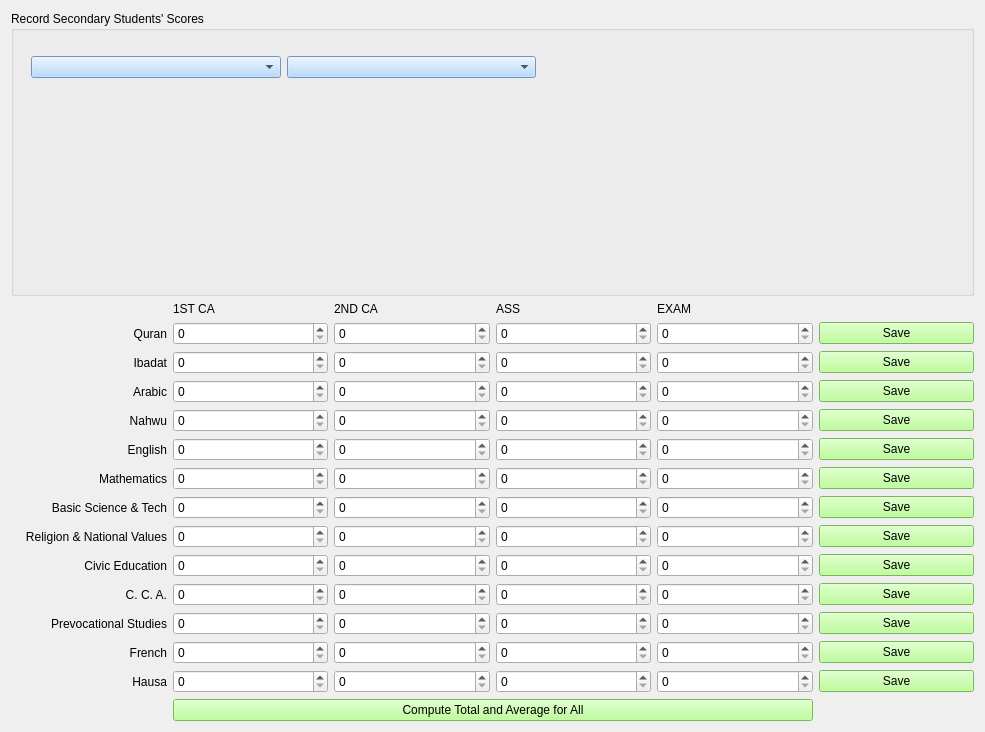
<?xml version="1.0" encoding="UTF-8"?>
<ui version="4.0">
 <class>SecScoreRecForm</class>
 <widget class="QWidget" name="SecScoreRecForm">
  <property name="geometry">
   <rect>
    <x>0</x>
    <y>0</y>
    <width>985</width>
    <height>732</height>
   </rect>
  </property>
  <property name="windowTitle">
   <string>Secondary Scores (First Term)</string>
  </property>
  <property name="windowIcon">
   <iconset>
    <normaloff>score_icon.png</normaloff>score_icon.png</iconset>
  </property>
  <property name="styleSheet">
   <string notr="true">font: 12pt &quot;MS Shell Dlg 2&quot;;

QPushButton{
background-color: rgb(170, 255, 127);
}
</string>
  </property>
  <layout class="QHBoxLayout" name="horizontalLayout_2">
   <item>
    <layout class="QVBoxLayout" name="verticalLayout">
     <item>
      <widget class="QGroupBox" name="groupBox">
       <property name="styleSheet">
        <string notr="true">QComboBox{
background-color: rgb(165, 209, 255);
}</string>
       </property>
       <property name="title">
        <string>Record Secondary Students' Scores</string>
       </property>
       <widget class="QWidget" name="layoutWidget">
        <property name="geometry">
         <rect>
          <x>20</x>
          <y>40</y>
          <width>761</width>
          <height>32</height>
         </rect>
        </property>
        <layout class="QHBoxLayout" name="horizontalLayout">
         <item>
          <widget class="QComboBox" name="class_comboBox"/>
         </item>
         <item>
          <widget class="QComboBox" name="stud_adm_no_comboBox"/>
         </item>
         <item>
          <widget class="QLabel" name="name_label">
           <property name="styleSheet">
            <string notr="true">QComboBox{
background-color: rgb(166, 180, 255);
}</string>
           </property>
           <property name="text">
            <string/>
           </property>
          </widget>
         </item>
        </layout>
       </widget>
      </widget>
     </item>
     <item>
      <layout class="QGridLayout" name="gridLayout">
       <item row="7" column="5">
        <widget class="QPushButton" name="bas_sc_score_btn">
         <property name="styleSheet">
          <string notr="true">background-color: rgb(170, 255, 127);</string>
         </property>
         <property name="text">
          <string>Save</string>
         </property>
        </widget>
       </item>
       <item row="7" column="4">
        <widget class="QDoubleSpinBox" name="bas_sc_exam_spin">
         <property name="decimals">
          <number>0</number>
         </property>
        </widget>
       </item>
       <item row="5" column="5">
        <widget class="QPushButton" name="eng_score_btn">
         <property name="styleSheet">
          <string notr="true">background-color: rgb(170, 255, 127);</string>
         </property>
         <property name="text">
          <string>Save</string>
         </property>
        </widget>
       </item>
       <item row="1" column="2">
        <widget class="QDoubleSpinBox" name="qur_c2_spin">
         <property name="decimals">
          <number>0</number>
         </property>
        </widget>
       </item>
       <item row="0" column="2">
        <widget class="QLabel" name="label_5">
         <property name="text">
          <string>2ND CA</string>
         </property>
        </widget>
       </item>
       <item row="2" column="2">
        <widget class="QDoubleSpinBox" name="ibadat_c2_spin">
         <property name="decimals">
          <number>0</number>
         </property>
        </widget>
       </item>
       <item row="6" column="5">
        <widget class="QPushButton" name="math_score_btn">
         <property name="styleSheet">
          <string notr="true">background-color: rgb(170, 255, 127);</string>
         </property>
         <property name="text">
          <string>Save</string>
         </property>
        </widget>
       </item>
       <item row="4" column="4">
        <widget class="QDoubleSpinBox" name="nahwu_exam_spin">
         <property name="decimals">
          <number>0</number>
         </property>
        </widget>
       </item>
       <item row="6" column="2">
        <widget class="QDoubleSpinBox" name="math_c2_spin">
         <property name="decimals">
          <number>0</number>
         </property>
        </widget>
       </item>
       <item row="6" column="4">
        <widget class="QDoubleSpinBox" name="math_exam_spin">
         <property name="decimals">
          <number>0</number>
         </property>
        </widget>
       </item>
       <item row="1" column="4">
        <widget class="QDoubleSpinBox" name="qur_exam_spin">
         <property name="decimals">
          <number>0</number>
         </property>
        </widget>
       </item>
       <item row="3" column="3">
        <widget class="QDoubleSpinBox" name="arabic1_ass_spin">
         <property name="decimals">
          <number>0</number>
         </property>
        </widget>
       </item>
       <item row="0" column="4">
        <widget class="QLabel" name="label_4">
         <property name="text">
          <string>EXAM</string>
         </property>
        </widget>
       </item>
       <item row="1" column="3">
        <widget class="QDoubleSpinBox" name="qur_ass_spin">
         <property name="decimals">
          <number>0</number>
         </property>
        </widget>
       </item>
       <item row="2" column="0">
        <widget class="QLabel" name="label_2">
         <property name="text">
          <string>Ibadat</string>
         </property>
         <property name="alignment">
          <set>Qt::AlignRight|Qt::AlignTrailing|Qt::AlignVCenter</set>
         </property>
        </widget>
       </item>
       <item row="2" column="1">
        <widget class="QDoubleSpinBox" name="ibadat_c1_spin">
         <property name="decimals">
          <number>0</number>
         </property>
        </widget>
       </item>
       <item row="6" column="1">
        <widget class="QDoubleSpinBox" name="math_c1_spin">
         <property name="decimals">
          <number>0</number>
         </property>
        </widget>
       </item>
       <item row="3" column="0">
        <widget class="QLabel" name="label_3">
         <property name="text">
          <string>Arabic</string>
         </property>
         <property name="alignment">
          <set>Qt::AlignRight|Qt::AlignTrailing|Qt::AlignVCenter</set>
         </property>
        </widget>
       </item>
       <item row="0" column="3">
        <widget class="QLabel" name="label_7">
         <property name="text">
          <string>ASS</string>
         </property>
        </widget>
       </item>
       <item row="0" column="1">
        <widget class="QLabel" name="label_6">
         <property name="text">
          <string>1ST CA</string>
         </property>
        </widget>
       </item>
       <item row="10" column="4">
        <widget class="QDoubleSpinBox" name="cca_exam_spin">
         <property name="decimals">
          <number>0</number>
         </property>
        </widget>
       </item>
       <item row="3" column="1">
        <widget class="QDoubleSpinBox" name="arabic1_c1_spin">
         <property name="decimals">
          <number>0</number>
         </property>
        </widget>
       </item>
       <item row="3" column="4">
        <widget class="QDoubleSpinBox" name="arabic1_exam_spin">
         <property name="decimals">
          <number>0</number>
         </property>
        </widget>
       </item>
       <item row="2" column="5">
        <widget class="QPushButton" name="ibadat_score_btn">
         <property name="styleSheet">
          <string notr="true">background-color: rgb(170, 255, 127);</string>
         </property>
         <property name="text">
          <string>Save</string>
         </property>
        </widget>
       </item>
       <item row="4" column="0">
        <widget class="QLabel" name="label_8">
         <property name="text">
          <string>Nahwu</string>
         </property>
         <property name="alignment">
          <set>Qt::AlignRight|Qt::AlignTrailing|Qt::AlignVCenter</set>
         </property>
        </widget>
       </item>
       <item row="1" column="5">
        <widget class="QPushButton" name="qur_score_btn">
         <property name="styleSheet">
          <string notr="true">background-color: rgb(170, 255, 127);</string>
         </property>
         <property name="text">
          <string>Save</string>
         </property>
        </widget>
       </item>
       <item row="10" column="1">
        <widget class="QDoubleSpinBox" name="cca_c1_spin">
         <property name="decimals">
          <number>0</number>
         </property>
        </widget>
       </item>
       <item row="4" column="2">
        <widget class="QDoubleSpinBox" name="nahwu_c2_spin">
         <property name="decimals">
          <number>0</number>
         </property>
        </widget>
       </item>
       <item row="3" column="2">
        <widget class="QDoubleSpinBox" name="arabic1_c2_spin">
         <property name="decimals">
          <number>0</number>
         </property>
        </widget>
       </item>
       <item row="1" column="0">
        <widget class="QLabel" name="label">
         <property name="text">
          <string>Quran</string>
         </property>
         <property name="alignment">
          <set>Qt::AlignRight|Qt::AlignTrailing|Qt::AlignVCenter</set>
         </property>
        </widget>
       </item>
       <item row="6" column="3">
        <widget class="QDoubleSpinBox" name="math_ass_spin">
         <property name="decimals">
          <number>0</number>
         </property>
        </widget>
       </item>
       <item row="4" column="3">
        <widget class="QDoubleSpinBox" name="nahwu_ass_spin">
         <property name="decimals">
          <number>0</number>
         </property>
        </widget>
       </item>
       <item row="10" column="2">
        <widget class="QDoubleSpinBox" name="cca_c2_spin">
         <property name="decimals">
          <number>0</number>
         </property>
        </widget>
       </item>
       <item row="2" column="4">
        <widget class="QDoubleSpinBox" name="ibadat_exam_spin">
         <property name="decimals">
          <number>0</number>
         </property>
        </widget>
       </item>
       <item row="10" column="0">
        <widget class="QLabel" name="label_22">
         <property name="text">
          <string>C. C. A.</string>
         </property>
         <property name="alignment">
          <set>Qt::AlignRight|Qt::AlignTrailing|Qt::AlignVCenter</set>
         </property>
        </widget>
       </item>
       <item row="10" column="3">
        <widget class="QDoubleSpinBox" name="cca_ass_spin">
         <property name="decimals">
          <number>0</number>
         </property>
        </widget>
       </item>
       <item row="2" column="3">
        <widget class="QDoubleSpinBox" name="ibadat_ass_spin">
         <property name="decimals">
          <number>0</number>
         </property>
        </widget>
       </item>
       <item row="6" column="0">
        <widget class="QLabel" name="label_20">
         <property name="text">
          <string>Mathematics</string>
         </property>
         <property name="alignment">
          <set>Qt::AlignRight|Qt::AlignTrailing|Qt::AlignVCenter</set>
         </property>
        </widget>
       </item>
       <item row="14" column="3">
        <widget class="QDoubleSpinBox" name="prevoc_ass_spin">
         <property name="decimals">
          <number>0</number>
         </property>
        </widget>
       </item>
       <item row="16" column="2">
        <widget class="QDoubleSpinBox" name="hausa_c2_spin">
         <property name="decimals">
          <number>0</number>
         </property>
        </widget>
       </item>
       <item row="14" column="5">
        <widget class="QPushButton" name="prevoc_score_btn">
         <property name="styleSheet">
          <string notr="true">background-color: rgb(170, 255, 127);</string>
         </property>
         <property name="text">
          <string>Save</string>
         </property>
        </widget>
       </item>
       <item row="16" column="0">
        <widget class="QLabel" name="label_18">
         <property name="text">
          <string>Hausa</string>
         </property>
         <property name="alignment">
          <set>Qt::AlignRight|Qt::AlignTrailing|Qt::AlignVCenter</set>
         </property>
        </widget>
       </item>
       <item row="14" column="0">
        <widget class="QLabel" name="label_17">
         <property name="text">
          <string>Prevocational Studies</string>
         </property>
         <property name="alignment">
          <set>Qt::AlignRight|Qt::AlignTrailing|Qt::AlignVCenter</set>
         </property>
        </widget>
       </item>
       <item row="4" column="1">
        <widget class="QDoubleSpinBox" name="nahwu_c1_spin">
         <property name="decimals">
          <number>0</number>
         </property>
        </widget>
       </item>
       <item row="1" column="1">
        <widget class="QDoubleSpinBox" name="qur_c1_spin">
         <property name="decimals">
          <number>0</number>
         </property>
        </widget>
       </item>
       <item row="14" column="1">
        <widget class="QDoubleSpinBox" name="prevoc_c1_spin">
         <property name="decimals">
          <number>0</number>
         </property>
        </widget>
       </item>
       <item row="4" column="5">
        <widget class="QPushButton" name="nahwu_score_btn">
         <property name="styleSheet">
          <string notr="true">background-color: rgb(170, 255, 127);</string>
         </property>
         <property name="text">
          <string>Save</string>
         </property>
        </widget>
       </item>
       <item row="16" column="3">
        <widget class="QDoubleSpinBox" name="hausa_ass_spin">
         <property name="decimals">
          <number>0</number>
         </property>
        </widget>
       </item>
       <item row="3" column="5">
        <widget class="QPushButton" name="arabic1_score_btn">
         <property name="styleSheet">
          <string notr="true">background-color: rgb(170, 255, 127);</string>
         </property>
         <property name="text">
          <string>Save</string>
         </property>
        </widget>
       </item>
       <item row="10" column="5">
        <widget class="QPushButton" name="cca_score_btn">
         <property name="styleSheet">
          <string notr="true">background-color: rgb(170, 255, 127);</string>
         </property>
         <property name="text">
          <string>Save</string>
         </property>
        </widget>
       </item>
       <item row="14" column="4">
        <widget class="QDoubleSpinBox" name="prevoc_exam_spin">
         <property name="decimals">
          <number>0</number>
         </property>
        </widget>
       </item>
       <item row="18" column="1" colspan="4">
        <widget class="QPushButton" name="tot_avg_btn">
         <property name="styleSheet">
          <string notr="true">background-color: rgb(170, 255, 127);
</string>
         </property>
         <property name="text">
          <string>Compute Total and Average for All</string>
         </property>
        </widget>
       </item>
       <item row="16" column="5">
        <widget class="QPushButton" name="hausa_score_btn">
         <property name="styleSheet">
          <string notr="true">background-color: rgb(170, 255, 127);</string>
         </property>
         <property name="text">
          <string>Save</string>
         </property>
        </widget>
       </item>
       <item row="14" column="2">
        <widget class="QDoubleSpinBox" name="prevoc_c2_spin">
         <property name="decimals">
          <number>0</number>
         </property>
        </widget>
       </item>
       <item row="16" column="1">
        <widget class="QDoubleSpinBox" name="hausa_c1_spin">
         <property name="decimals">
          <number>0</number>
         </property>
        </widget>
       </item>
       <item row="16" column="4">
        <widget class="QDoubleSpinBox" name="hausa_exam_spin">
         <property name="decimals">
          <number>0</number>
         </property>
        </widget>
       </item>
       <item row="7" column="1">
        <widget class="QDoubleSpinBox" name="bas_sc_c1_spin">
         <property name="decimals">
          <number>0</number>
         </property>
        </widget>
       </item>
       <item row="7" column="0">
        <widget class="QLabel" name="label_19">
         <property name="text">
          <string>Basic Science &amp; Tech</string>
         </property>
         <property name="alignment">
          <set>Qt::AlignRight|Qt::AlignTrailing|Qt::AlignVCenter</set>
         </property>
        </widget>
       </item>
       <item row="7" column="2">
        <widget class="QDoubleSpinBox" name="bas_sc_c2_spin">
         <property name="decimals">
          <number>0</number>
         </property>
        </widget>
       </item>
       <item row="5" column="1">
        <widget class="QDoubleSpinBox" name="eng_c1_spin">
         <property name="decimals">
          <number>0</number>
         </property>
        </widget>
       </item>
       <item row="8" column="0">
        <widget class="QLabel" name="label_23">
         <property name="text">
          <string>Religion &amp; National Values</string>
         </property>
         <property name="alignment">
          <set>Qt::AlignRight|Qt::AlignTrailing|Qt::AlignVCenter</set>
         </property>
        </widget>
       </item>
       <item row="5" column="0">
        <widget class="QLabel" name="label_21">
         <property name="text">
          <string>English</string>
         </property>
         <property name="alignment">
          <set>Qt::AlignRight|Qt::AlignTrailing|Qt::AlignVCenter</set>
         </property>
        </widget>
       </item>
       <item row="5" column="3">
        <widget class="QDoubleSpinBox" name="eng_ass_spin">
         <property name="decimals">
          <number>0</number>
         </property>
        </widget>
       </item>
       <item row="5" column="2">
        <widget class="QDoubleSpinBox" name="eng_c2_spin">
         <property name="decimals">
          <number>0</number>
         </property>
        </widget>
       </item>
       <item row="7" column="3">
        <widget class="QDoubleSpinBox" name="bas_sc_ass_spin">
         <property name="decimals">
          <number>0</number>
         </property>
        </widget>
       </item>
       <item row="5" column="4">
        <widget class="QDoubleSpinBox" name="eng_exam_spin">
         <property name="decimals">
          <number>0</number>
         </property>
        </widget>
       </item>
       <item row="15" column="2">
        <widget class="QDoubleSpinBox" name="french_c2_spin">
         <property name="decimals">
          <number>0</number>
         </property>
        </widget>
       </item>
       <item row="15" column="1">
        <widget class="QDoubleSpinBox" name="french_c1_spin">
         <property name="decimals">
          <number>0</number>
         </property>
        </widget>
       </item>
       <item row="8" column="1">
        <widget class="QDoubleSpinBox" name="religion_c1_spin">
         <property name="decimals">
          <number>0</number>
         </property>
        </widget>
       </item>
       <item row="8" column="2">
        <widget class="QDoubleSpinBox" name="religion_c2_spin">
         <property name="decimals">
          <number>0</number>
         </property>
        </widget>
       </item>
       <item row="9" column="2">
        <widget class="QDoubleSpinBox" name="civic_c2_spin">
         <property name="decimals">
          <number>0</number>
         </property>
        </widget>
       </item>
       <item row="9" column="0">
        <widget class="QLabel" name="label_16">
         <property name="text">
          <string>Civic Education</string>
         </property>
         <property name="alignment">
          <set>Qt::AlignRight|Qt::AlignTrailing|Qt::AlignVCenter</set>
         </property>
        </widget>
       </item>
       <item row="8" column="3">
        <widget class="QDoubleSpinBox" name="religion_ass_spin">
         <property name="decimals">
          <number>0</number>
         </property>
        </widget>
       </item>
       <item row="8" column="4">
        <widget class="QDoubleSpinBox" name="religion_exam_spin">
         <property name="decimals">
          <number>0</number>
         </property>
        </widget>
       </item>
       <item row="9" column="1">
        <widget class="QDoubleSpinBox" name="civic_c1_spin">
         <property name="decimals">
          <number>0</number>
         </property>
        </widget>
       </item>
       <item row="8" column="5">
        <widget class="QPushButton" name="religion_score_btn">
         <property name="styleSheet">
          <string notr="true">background-color: rgb(170, 255, 127);</string>
         </property>
         <property name="text">
          <string>Save</string>
         </property>
        </widget>
       </item>
       <item row="9" column="3">
        <widget class="QDoubleSpinBox" name="civic_ass_spin">
         <property name="decimals">
          <number>0</number>
         </property>
        </widget>
       </item>
       <item row="9" column="4">
        <widget class="QDoubleSpinBox" name="civic_exam_spin">
         <property name="decimals">
          <number>0</number>
         </property>
        </widget>
       </item>
       <item row="9" column="5">
        <widget class="QPushButton" name="civic_score_btn">
         <property name="styleSheet">
          <string notr="true">background-color: rgb(170, 255, 127);</string>
         </property>
         <property name="text">
          <string>Save</string>
         </property>
        </widget>
       </item>
       <item row="15" column="5">
        <widget class="QPushButton" name="french_score_btn">
         <property name="styleSheet">
          <string notr="true">background-color: rgb(170, 255, 127);</string>
         </property>
         <property name="text">
          <string>Save</string>
         </property>
        </widget>
       </item>
       <item row="15" column="0">
        <widget class="QLabel" name="label_29">
         <property name="text">
          <string>French</string>
         </property>
         <property name="alignment">
          <set>Qt::AlignRight|Qt::AlignTrailing|Qt::AlignVCenter</set>
         </property>
        </widget>
       </item>
       <item row="15" column="3">
        <widget class="QDoubleSpinBox" name="french_ass_spin">
         <property name="decimals">
          <number>0</number>
         </property>
        </widget>
       </item>
       <item row="15" column="4">
        <widget class="QDoubleSpinBox" name="french_exam_spin">
         <property name="decimals">
          <number>0</number>
         </property>
        </widget>
       </item>
      </layout>
     </item>
    </layout>
   </item>
  </layout>
 </widget>
 <resources/>
 <connections/>
</ui>
